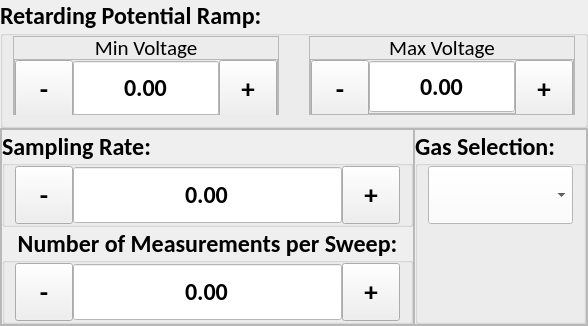
      <widget class="QWidget" name="double_lang_probe">
       <layout class="QVBoxLayout" name="verticalLayout_3">
        <property name="spacing">
         <number>0</number>
        </property>
        <property name="leftMargin">
         <number>0</number>
        </property>
        <property name="topMargin">
         <number>0</number>
        </property>
        <property name="rightMargin">
         <number>0</number>
        </property>
        <property name="bottomMargin">
         <number>0</number>
        </property>
        <item>
         <widget class="QGroupBox" name="dlp_volt_ramp_adjustment_gb">
          <property name="minimumSize">
           <size>
            <width>0</width>
            <height>112</height>
           </size>
          </property>
          <property name="maximumSize">
           <size>
            <width>16777215</width>
            <height>128</height>
           </size>
          </property>
          <property name="font">
           <font>
            <family>Calibri</family>
            <pointsize>18</pointsize>
            <weight>75</weight>
            <bold>true</bold>
           </font>
          </property>
          <property name="title">
           <string>Retarding Potential Ramp:</string>
          </property>
          <layout class="QHBoxLayout" name="horizontalLayout_10">
           <property name="spacing">
            <number>30</number>
           </property>
           <property name="leftMargin">
            <number>10</number>
           </property>
           <property name="topMargin">
            <number>0</number>
           </property>
           <property name="rightMargin">
            <number>10</number>
           </property>
           <property name="bottomMargin">
            <number>10</number>
           </property>
           <item>
            <widget class="QFrame" name="dlp_min_frame">
             <property name="maximumSize">
              <size>
               <width>1000</width>
               <height>1000</height>
              </size>
             </property>
             <property name="frameShape">
              <enum>QFrame::StyledPanel</enum>
             </property>
             <property name="frameShadow">
              <enum>QFrame::Raised</enum>
             </property>
             <layout class="QVBoxLayout" name="verticalLayout_7">
              <property name="spacing">
               <number>0</number>
              </property>
              <property name="leftMargin">
               <number>0</number>
              </property>
              <property name="topMargin">
               <number>0</number>
              </property>
              <property name="rightMargin">
               <number>0</number>
              </property>
              <property name="bottomMargin">
               <number>0</number>
              </property>
              <item>
               <widget class="QLabel" name="dlp_min_label">
                <property name="minimumSize">
                 <size>
                  <width>40</width>
                  <height>22</height>
                 </size>
                </property>
                <property name="maximumSize">
                 <size>
                  <width>1000</width>
                  <height>22</height>
                 </size>
                </property>
                <property name="font">
                 <font>
                  <family>Calibri</family>
                  <pointsize>16</pointsize>
                  <weight>50</weight>
                  <bold>false</bold>
                 </font>
                </property>
                <property name="text">
                 <string>Min Voltage</string>
                </property>
                <property name="alignment">
                 <set>Qt::AlignCenter</set>
                </property>
               </widget>
              </item>
              <item>
               <widget class="QFrame" name="frame_3">
                <property name="minimumSize">
                 <size>
                  <width>0</width>
                  <height>58</height>
                 </size>
                </property>
                <property name="frameShape">
                 <enum>QFrame::StyledPanel</enum>
                </property>
                <property name="frameShadow">
                 <enum>QFrame::Raised</enum>
                </property>
                <layout class="QHBoxLayout" name="horizontalLayout_11">
                 <property name="spacing">
                  <number>0</number>
                 </property>
                 <property name="leftMargin">
                  <number>0</number>
                 </property>
                 <property name="topMargin">
                  <number>0</number>
                 </property>
                 <property name="rightMargin">
                  <number>0</number>
                 </property>
                 <property name="bottomMargin">
                  <number>0</number>
                 </property>
                 <item>
                  <widget class="QToolButton" name="dlp_volt_ramp_min_minus">
                   <property name="minimumSize">
                    <size>
                     <width>58</width>
                     <height>58</height>
                    </size>
                   </property>
                   <property name="maximumSize">
                    <size>
                     <width>58</width>
                     <height>58</height>
                    </size>
                   </property>
                   <property name="font">
                    <font>
                     <pointsize>20</pointsize>
                     <weight>75</weight>
                     <bold>true</bold>
                    </font>
                   </property>
                   <property name="text">
                    <string>-</string>
                   </property>
                  </widget>
                 </item>
                 <item>
                  <widget class="QDoubleSpinBox" name="dlp_volt_ramp_min_input">
                   <property name="minimumSize">
                    <size>
                     <width>0</width>
                     <height>0</height>
                    </size>
                   </property>
                   <property name="maximumSize">
                    <size>
                     <width>1000</width>
                     <height>58</height>
                    </size>
                   </property>
                   <property name="font">
                    <font>
                     <family>Calibri</family>
                     <pointsize>18</pointsize>
                    </font>
                   </property>
                   <property name="layoutDirection">
                    <enum>Qt::LeftToRight</enum>
                   </property>
                   <property name="styleSheet">
                    <string notr="true">QDoubleSpinBox {
	background-color: #FFFFFF;
}</string>
                   </property>
                   <property name="alignment">
                    <set>Qt::AlignCenter</set>
                   </property>
                   <property name="readOnly">
                    <bool>true</bool>
                   </property>
                   <property name="buttonSymbols">
                    <enum>QAbstractSpinBox::NoButtons</enum>
                   </property>
                   <property name="correctionMode">
                    <enum>QAbstractSpinBox::CorrectToPreviousValue</enum>
                   </property>
                   <property name="showGroupSeparator" stdset="0">
                    <bool>false</bool>
                   </property>
                   <property name="minimum">
                    <double>-10000.000000000000000</double>
                   </property>
                   <property name="maximum">
                    <double>10000.000000000000000</double>
                   </property>
                  </widget>
                 </item>
                 <item>
                  <widget class="QToolButton" name="dlp_volt_ramp_min_plus">
                   <property name="minimumSize">
                    <size>
                     <width>58</width>
                     <height>58</height>
                    </size>
                   </property>
                   <property name="maximumSize">
                    <size>
                     <width>16777215</width>
                     <height>58</height>
                    </size>
                   </property>
                   <property name="font">
                    <font>
                     <pointsize>20</pointsize>
                     <weight>75</weight>
                     <bold>true</bold>
                    </font>
                   </property>
                   <property name="focusPolicy">
                    <enum>Qt::NoFocus</enum>
                   </property>
                   <property name="text">
                    <string>+</string>
                   </property>
                  </widget>
                 </item>
                </layout>
               </widget>
              </item>
             </layout>
            </widget>
           </item>
           <item>
            <widget class="QFrame" name="dlp_max_frame">
             <property name="minimumSize">
              <size>
               <width>0</width>
               <height>0</height>
              </size>
             </property>
             <property name="maximumSize">
              <size>
               <width>1000</width>
               <height>1000</height>
              </size>
             </property>
             <property name="frameShape">
              <enum>QFrame::StyledPanel</enum>
             </property>
             <property name="frameShadow">
              <enum>QFrame::Raised</enum>
             </property>
             <layout class="QVBoxLayout" name="verticalLayout_8">
              <property name="spacing">
               <number>0</number>
              </property>
              <property name="leftMargin">
               <number>0</number>
              </property>
              <property name="topMargin">
               <number>0</number>
              </property>
              <property name="rightMargin">
               <number>0</number>
              </property>
              <property name="bottomMargin">
               <number>0</number>
              </property>
              <item>
               <widget class="QLabel" name="dlp_max_label">
                <property name="minimumSize">
                 <size>
                  <width>42</width>
                  <height>22</height>
                 </size>
                </property>
                <property name="maximumSize">
                 <size>
                  <width>1000</width>
                  <height>22</height>
                 </size>
                </property>
                <property name="font">
                 <font>
                  <family>Calibri</family>
                  <pointsize>16</pointsize>
                  <weight>50</weight>
                  <bold>false</bold>
                 </font>
                </property>
                <property name="text">
                 <string>Max Voltage</string>
                </property>
                <property name="alignment">
                 <set>Qt::AlignCenter</set>
                </property>
               </widget>
              </item>
              <item>
               <widget class="QFrame" name="frame_4">
                <property name="frameShape">
                 <enum>QFrame::StyledPanel</enum>
                </property>
                <property name="frameShadow">
                 <enum>QFrame::Raised</enum>
                </property>
                <layout class="QHBoxLayout" name="horizontalLayout_12">
                 <property name="spacing">
                  <number>0</number>
                 </property>
                 <property name="leftMargin">
                  <number>0</number>
                 </property>
                 <property name="topMargin">
                  <number>0</number>
                 </property>
                 <property name="rightMargin">
                  <number>0</number>
                 </property>
                 <property name="bottomMargin">
                  <number>0</number>
                 </property>
                 <item>
                  <widget class="QToolButton" name="dlp_volt_ramp_max_minus">
                   <property name="minimumSize">
                    <size>
                     <width>58</width>
                     <height>58</height>
                    </size>
                   </property>
                   <property name="maximumSize">
                    <size>
                     <width>58</width>
                     <height>58</height>
                    </size>
                   </property>
                   <property name="font">
                    <font>
                     <pointsize>20</pointsize>
                     <weight>75</weight>
                     <bold>true</bold>
                    </font>
                   </property>
                   <property name="text">
                    <string>-</string>
                   </property>
                  </widget>
                 </item>
                 <item>
                  <widget class="QDoubleSpinBox" name="dlp_volt_rampt_max_input">
                   <property name="minimumSize">
                    <size>
                     <width>0</width>
                     <height>0</height>
                    </size>
                   </property>
                   <property name="maximumSize">
                    <size>
                     <width>1000</width>
                     <height>58</height>
                    </size>
                   </property>
                   <property name="font">
                    <font>
                     <family>Calibri</family>
                     <pointsize>18</pointsize>
                    </font>
                   </property>
                   <property name="layoutDirection">
                    <enum>Qt::LeftToRight</enum>
                   </property>
                   <property name="styleSheet">
                    <string notr="true">QDoubleSpinBox {
	background-color: #FFFFFF;
}</string>
                   </property>
                   <property name="alignment">
                    <set>Qt::AlignCenter</set>
                   </property>
                   <property name="readOnly">
                    <bool>true</bool>
                   </property>
                   <property name="buttonSymbols">
                    <enum>QAbstractSpinBox::NoButtons</enum>
                   </property>
                   <property name="correctionMode">
                    <enum>QAbstractSpinBox::CorrectToPreviousValue</enum>
                   </property>
                   <property name="showGroupSeparator" stdset="0">
                    <bool>false</bool>
                   </property>
                   <property name="minimum">
                    <double>-10000.000000000000000</double>
                   </property>
                   <property name="maximum">
                    <double>10000.000000000000000</double>
                   </property>
                  </widget>
                 </item>
                 <item>
                  <widget class="QToolButton" name="dlp_volt_ramp_max_plus">
                   <property name="minimumSize">
                    <size>
                     <width>58</width>
                     <height>58</height>
                    </size>
                   </property>
                   <property name="maximumSize">
                    <size>
                     <width>16777215</width>
                     <height>58</height>
                    </size>
                   </property>
                   <property name="font">
                    <font>
                     <pointsize>20</pointsize>
                     <weight>75</weight>
                     <bold>true</bold>
                    </font>
                   </property>
                   <property name="focusPolicy">
                    <enum>Qt::NoFocus</enum>
                   </property>
                   <property name="text">
                    <string>+</string>
                   </property>
                  </widget>
                 </item>
                </layout>
               </widget>
              </item>
             </layout>
            </widget>
           </item>
          </layout>
         </widget>
        </item>
        <item>
         <widget class="QFrame" name="frame_8">
          <property name="frameShape">
           <enum>QFrame::StyledPanel</enum>
          </property>
          <property name="frameShadow">
           <enum>QFrame::Raised</enum>
          </property>
          <layout class="QHBoxLayout" name="horizontalLayout_16">
           <property name="spacing">
            <number>0</number>
           </property>
           <property name="leftMargin">
            <number>0</number>
           </property>
           <property name="topMargin">
            <number>0</number>
           </property>
           <property name="rightMargin">
            <number>0</number>
           </property>
           <property name="bottomMargin">
            <number>0</number>
           </property>
           <item>
            <widget class="QFrame" name="frame_9">
             <property name="frameShape">
              <enum>QFrame::StyledPanel</enum>
             </property>
             <property name="frameShadow">
              <enum>QFrame::Raised</enum>
             </property>
             <layout class="QVBoxLayout" name="verticalLayout_11">
              <property name="spacing">
               <number>0</number>
              </property>
              <property name="leftMargin">
               <number>0</number>
              </property>
              <property name="topMargin">
               <number>0</number>
              </property>
              <property name="rightMargin">
               <number>0</number>
              </property>
              <property name="bottomMargin">
               <number>0</number>
              </property>
              <item>
               <widget class="QGroupBox" name="dlp_sampling_rate_gb">
                <property name="font">
                 <font>
                  <family>Calibri</family>
                  <pointsize>18</pointsize>
                  <weight>75</weight>
                  <bold>true</bold>
                 </font>
                </property>
                <property name="styleSheet">
                 <string notr="true"/>
                </property>
                <property name="title">
                 <string>Sampling Rate:</string>
                </property>
                <property name="alignment">
                 <set>Qt::AlignLeading|Qt::AlignLeft|Qt::AlignVCenter</set>
                </property>
                <layout class="QHBoxLayout" name="horizontalLayout_8">
                 <property name="spacing">
                  <number>0</number>
                 </property>
                 <property name="leftMargin">
                  <number>10</number>
                 </property>
                 <property name="topMargin">
                  <number>0</number>
                 </property>
                 <property name="rightMargin">
                  <number>10</number>
                 </property>
                 <property name="bottomMargin">
                  <number>0</number>
                 </property>
                 <item>
                  <widget class="QToolButton" name="dlp_sampling_rate_minus">
                   <property name="minimumSize">
                    <size>
                     <width>58</width>
                     <height>58</height>
                    </size>
                   </property>
                   <property name="maximumSize">
                    <size>
                     <width>58</width>
                     <height>58</height>
                    </size>
                   </property>
                   <property name="font">
                    <font>
                     <pointsize>20</pointsize>
                     <weight>75</weight>
                     <bold>true</bold>
                    </font>
                   </property>
                   <property name="text">
                    <string>-</string>
                   </property>
                  </widget>
                 </item>
                 <item>
                  <widget class="QDoubleSpinBox" name="dlp_sampling_rate_input">
                   <property name="minimumSize">
                    <size>
                     <width>0</width>
                     <height>58</height>
                    </size>
                   </property>
                   <property name="maximumSize">
                    <size>
                     <width>1000</width>
                     <height>58</height>
                    </size>
                   </property>
                   <property name="font">
                    <font>
                     <family>Calibri</family>
                     <pointsize>18</pointsize>
                    </font>
                   </property>
                   <property name="focusPolicy">
                    <enum>Qt::NoFocus</enum>
                   </property>
                   <property name="layoutDirection">
                    <enum>Qt::LeftToRight</enum>
                   </property>
                   <property name="styleSheet">
                    <string notr="true">QDoubleSpinBox {
	background-color: #FFFFFF;
}</string>
                   </property>
                   <property name="alignment">
                    <set>Qt::AlignCenter</set>
                   </property>
                   <property name="readOnly">
                    <bool>true</bool>
                   </property>
                   <property name="buttonSymbols">
                    <enum>QAbstractSpinBox::NoButtons</enum>
                   </property>
                   <property name="correctionMode">
                    <enum>QAbstractSpinBox::CorrectToPreviousValue</enum>
                   </property>
                   <property name="showGroupSeparator" stdset="0">
                    <bool>false</bool>
                   </property>
                   <property name="decimals">
                    <number>2</number>
                   </property>
                   <property name="minimum">
                    <double>-10000.000000000000000</double>
                   </property>
                   <property name="maximum">
                    <double>10000.000000000000000</double>
                   </property>
                  </widget>
                 </item>
                 <item>
                  <widget class="QToolButton" name="dlp_sampling_rate_plus">
                   <property name="minimumSize">
                    <size>
                     <width>58</width>
                     <height>58</height>
                    </size>
                   </property>
                   <property name="maximumSize">
                    <size>
                     <width>16777215</width>
                     <height>58</height>
                    </size>
                   </property>
                   <property name="font">
                    <font>
                     <pointsize>20</pointsize>
                     <weight>75</weight>
                     <bold>true</bold>
                    </font>
                   </property>
                   <property name="focusPolicy">
                    <enum>Qt::NoFocus</enum>
                   </property>
                   <property name="text">
                    <string>+</string>
                   </property>
                  </widget>
                 </item>
                </layout>
               </widget>
              </item>
              <item>
               <widget class="QGroupBox" name="dlp_num_measurements_gb">
                <property name="font">
                 <font>
                  <family>Calibri</family>
                  <pointsize>18</pointsize>
                  <weight>75</weight>
                  <bold>true</bold>
                 </font>
                </property>
                <property name="title">
                 <string>Number of Measurements per Sweep:</string>
                </property>
                <property name="alignment">
                 <set>Qt::AlignCenter</set>
                </property>
                <layout class="QHBoxLayout" name="horizontalLayout_9">
                 <property name="spacing">
                  <number>0</number>
                 </property>
                 <property name="leftMargin">
                  <number>10</number>
                 </property>
                 <property name="topMargin">
                  <number>0</number>
                 </property>
                 <property name="rightMargin">
                  <number>10</number>
                 </property>
                 <property name="bottomMargin">
                  <number>0</number>
                 </property>
                 <item>
                  <widget class="QToolButton" name="dlp_num_measurements_minus">
                   <property name="minimumSize">
                    <size>
                     <width>58</width>
                     <height>58</height>
                    </size>
                   </property>
                   <property name="maximumSize">
                    <size>
                     <width>58</width>
                     <height>58</height>
                    </size>
                   </property>
                   <property name="font">
                    <font>
                     <pointsize>20</pointsize>
                     <weight>75</weight>
                     <bold>true</bold>
                    </font>
                   </property>
                   <property name="text">
                    <string>-</string>
                   </property>
                  </widget>
                 </item>
                 <item>
                  <widget class="QDoubleSpinBox" name="dlp_num_measurements_input">
                   <property name="minimumSize">
                    <size>
                     <width>0</width>
                     <height>58</height>
                    </size>
                   </property>
                   <property name="maximumSize">
                    <size>
                     <width>1000</width>
                     <height>58</height>
                    </size>
                   </property>
                   <property name="font">
                    <font>
                     <family>Calibri</family>
                     <pointsize>18</pointsize>
                    </font>
                   </property>
                   <property name="styleSheet">
                    <string notr="true">QDoubleSpinBox {
	background-color: #FFFFFF;
}</string>
                   </property>
                   <property name="alignment">
                    <set>Qt::AlignCenter</set>
                   </property>
                   <property name="readOnly">
                    <bool>true</bool>
                   </property>
                   <property name="buttonSymbols">
                    <enum>QAbstractSpinBox::NoButtons</enum>
                   </property>
                   <property name="correctionMode">
                    <enum>QAbstractSpinBox::CorrectToPreviousValue</enum>
                   </property>
                   <property name="showGroupSeparator" stdset="0">
                    <bool>false</bool>
                   </property>
                   <property name="decimals">
                    <number>2</number>
                   </property>
                   <property name="minimum">
                    <double>-10000.000000000000000</double>
                   </property>
                   <property name="maximum">
                    <double>10000.000000000000000</double>
                   </property>
                  </widget>
                 </item>
                 <item>
                  <widget class="QToolButton" name="dlp_num_measurements_plus">
                   <property name="minimumSize">
                    <size>
                     <width>58</width>
                     <height>58</height>
                    </size>
                   </property>
                   <property name="maximumSize">
                    <size>
                     <width>16777215</width>
                     <height>58</height>
                    </size>
                   </property>
                   <property name="font">
                    <font>
                     <pointsize>20</pointsize>
                     <weight>75</weight>
                     <bold>true</bold>
                    </font>
                   </property>
                   <property name="focusPolicy">
                    <enum>Qt::NoFocus</enum>
                   </property>
                   <property name="text">
                    <string>+</string>
                   </property>
                  </widget>
                 </item>
                </layout>
               </widget>
              </item>
             </layout>
            </widget>
           </item>
           <item>
            <widget class="QFrame" name="frame_10">
             <property name="frameShape">
              <enum>QFrame::StyledPanel</enum>
             </property>
             <property name="frameShadow">
              <enum>QFrame::Raised</enum>
             </property>
             <layout class="QHBoxLayout" name="horizontalLayout_17">
              <property name="spacing">
               <number>0</number>
              </property>
              <property name="leftMargin">
               <number>0</number>
              </property>
              <property name="topMargin">
               <number>0</number>
              </property>
              <property name="rightMargin">
               <number>0</number>
              </property>
              <property name="bottomMargin">
               <number>0</number>
              </property>
              <item>
               <widget class="QGroupBox" name="dlp_gas_select_gb">
                <property name="font">
                 <font>
                  <family>Calibri</family>
                  <pointsize>18</pointsize>
                  <weight>75</weight>
                  <bold>true</bold>
                 </font>
                </property>
                <property name="styleSheet">
                 <string notr="true"/>
                </property>
                <property name="title">
                 <string>Gas Selection:</string>
                </property>
                <property name="alignment">
                 <set>Qt::AlignLeading|Qt::AlignLeft|Qt::AlignVCenter</set>
                </property>
                <layout class="QVBoxLayout" name="verticalLayout_12">
                 <property name="spacing">
                  <number>0</number>
                 </property>
                 <property name="leftMargin">
                  <number>10</number>
                 </property>
                 <property name="topMargin">
                  <number>0</number>
                 </property>
                 <property name="rightMargin">
                  <number>10</number>
                 </property>
                 <property name="bottomMargin">
                  <number>0</number>
                 </property>
                 <item alignment="Qt::AlignTop">
                  <widget class="QComboBox" name="dlp_gas_select_cb">
                   <property name="minimumSize">
                    <size>
                     <width>0</width>
                     <height>58</height>
                    </size>
                   </property>
                   <property name="maximumSize">
                    <size>
                     <width>1000</width>
                     <height>58</height>
                    </size>
                   </property>
                   <property name="font">
                    <font>
                     <family>Calibri</family>
                     <pointsize>18</pointsize>
                     <weight>75</weight>
                     <bold>true</bold>
                    </font>
                   </property>
                   <property name="cursor">
                    <cursorShape>PointingHandCursor</cursorShape>
                   </property>
                   <property name="styleSheet">
                    <string notr="true">QComboBox {
	background-color: #FFFFFF;
	padding-left: 20px;
	text-align: left;
}

QComboBox:focus {
    outline: none; 
    border: 1px solid gray;
}

QComboBox QAbstractItemView {
    selection-background-color: white;
    selection-color: black; 
}
</string>
                   </property>
                   <property name="frame">
                    <bool>true</bool>
                   </property>
                  </widget>
                 </item>
                </layout>
               </widget>
              </item>
             </layout>
            </widget>
           </item>
          </layout>
         </widget>
        </item>
       </layout>
      </widget>
